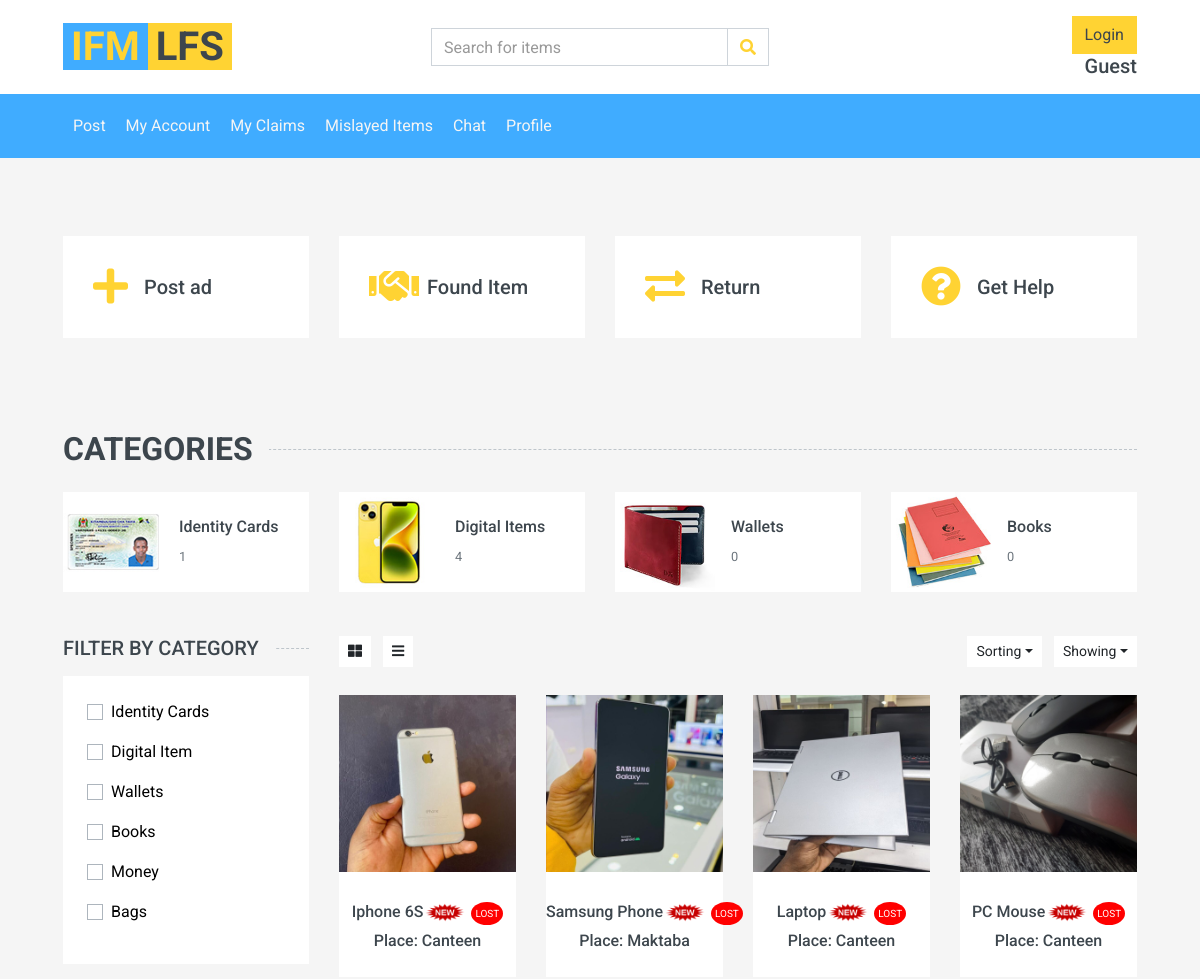
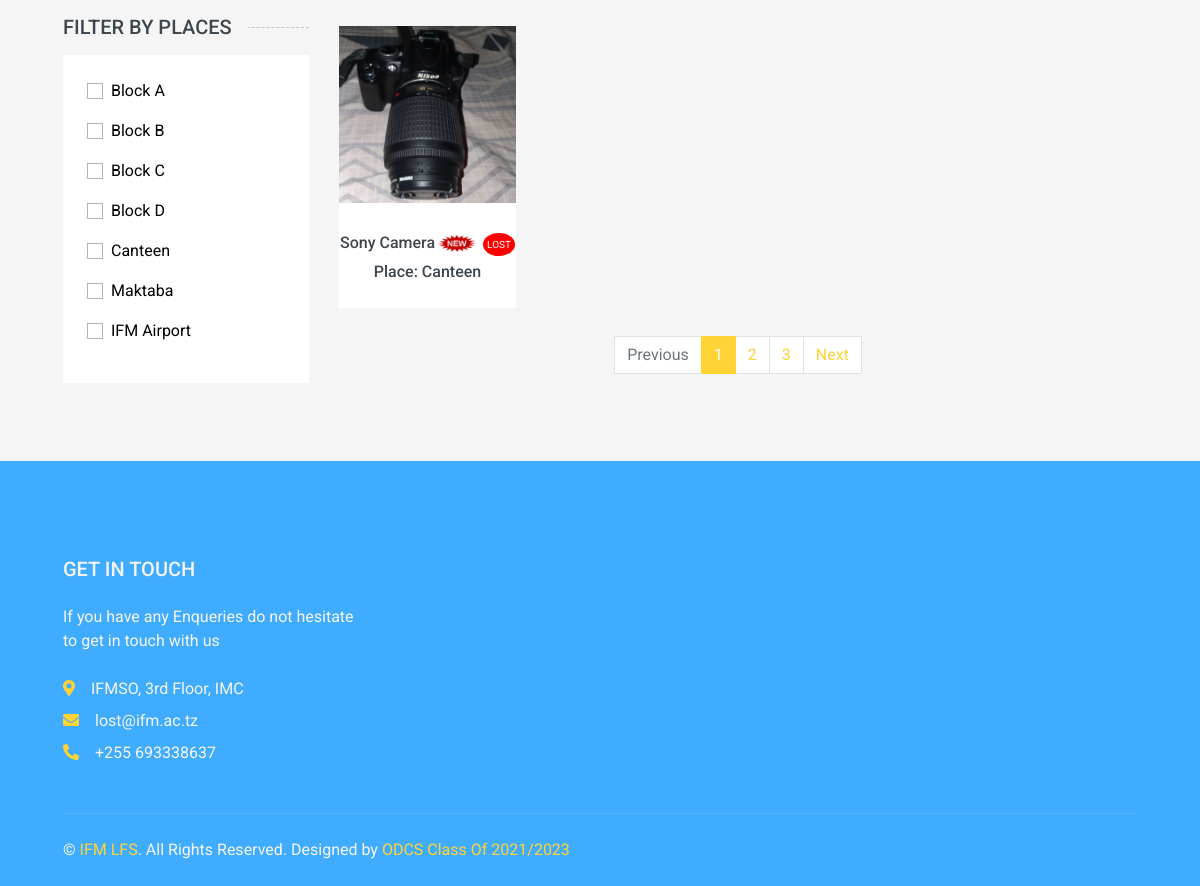
The page /items.php on the database its author committed (2 pictures, top to bottom).
### tables this page shows
CREATE TABLE `categories` (
  `id` int(11) NOT NULL AUTO_INCREMENT,
  `category_name` varchar(50) NOT NULL,
  `link` varchar(50) NOT NULL,
  PRIMARY KEY (`id`)
);

CREATE TABLE `places` (
  `id` int(11) NOT NULL AUTO_INCREMENT,
  `place_name` varchar(50) NOT NULL,
  PRIMARY KEY (`id`)
);

CREATE TABLE `items` (
  `item_id` int(11) NOT NULL AUTO_INCREMENT,
  `item_name` varchar(255) DEFAULT NULL,
  `category` varchar(255) DEFAULT NULL,
  `description` varchar(255) DEFAULT NULL,
  `postedby` int(11) DEFAULT NULL,
  `location_found` varchar(255) DEFAULT NULL,
  `location_lost` varchar(255) DEFAULT NULL,
  `date_found` varchar(255) DEFAULT NULL,
  `date_lost` varchar(255) DEFAULT NULL,
  `owner_name` varchar(255) DEFAULT NULL,
  `owner_contact` varchar(255) DEFAULT NULL,
  `claimed` tinyint(1) DEFAULT 0,
  `foundby` int(11) DEFAULT NULL,
  `type` varchar(255) DEFAULT NULL,
  `claimed_by` int(11) DEFAULT NULL,
  `status` int(11) DEFAULT 0,
  `claimed_date` date DEFAULT NULL,
  `image` varchar(255) DEFAULT NULL,
  PRIMARY KEY (`item_id`),
  KEY `postedby` (`postedby`),
  KEY `claimed_by` (`claimed_by`),
  KEY `foundby` (`foundby`),
  CONSTRAINT `items_ibfk_1` FOREIGN KEY (`postedby`) REFERENCES `users` (`id`),
  CONSTRAINT `items_ibfk_2` FOREIGN KEY (`claimed_by`) REFERENCES `users` (`id`),
  CONSTRAINT `items_ibfk_3` FOREIGN KEY (`foundby`) REFERENCES `users` (`id`)
);

### items.php (the view, shortened to what the rows shown need)
<!DOCTYPE html>
<html lang="en">
<head>
    <link href="https://cdnjs.cloudflare.com/ajax/libs/font-awesome/5.10.0/css/all.min.css" rel="stylesheet">
    <link href="lib/animate/animate.min.css" rel="stylesheet">
    <link href="lib/owlcarousel/assets/owl.carousel.min.css" rel="stylesheet">
    <link href="css/style.css" rel="stylesheet">
</head>
<body>
    <div class="container-fluid pt-5">
        <div class="row px-xl-5 pb-3">
            <div class="col-lg-3 col-md-6 col-sm-12 pb-1">
                <div class="d-flex align-items-center bg-light mb-4" style="padding: 30px;">
                    <a href="post.php"><h1 class="fa fa-plus text-primary m-0 mr-3"></h1></a>
                </div>
            </div>
            <div class="col-lg-3 col-md-6 col-sm-12 pb-1">
                <div class="d-flex align-items-center bg-light mb-4" style="padding: 30px;">
                    <a href="#"><h1 class="fa fa-handshake text-primary m-0 mr-2"></h1></a>
                </div>
            </div>
            <div class="col-lg-3 col-md-6 col-sm-12 pb-1">
                <div class="d-flex align-items-center bg-light mb-4" style="padding: 30px;">
                    <a href="#"><h1 class="fas fa-exchange-alt text-primary m-0 mr-3"></h1></a>
                </div>
            </div>
            <div class="col-lg-3 col-md-6 col-sm-12 pb-1">
                <div class="d-flex align-items-center bg-light mb-4" style="padding: 30px;">
                    <a href="#"><h1 class="fa fa-question-circle text-primary m-0 mr-3"></h1></a>
                </div>
            </div>
        </div>
    </div>
    <div class="container-fluid pt-5">
        <h2 class="section-title position-relative text-uppercase mx-xl-5 mb-4"><span class="bg-secondary pr-3">Categories</span></h2>
    </div>
    <div class="container-fluid">
        <div class="row px-xl-5">
            <div class="col-lg-3 col-md-4">
                <div class="bg-light p-4 mb-30">
                    <form>
                    <?php
                    include 'helpers/dbcon.inc.php';
                    $query = "SELECT * FROM categories";
                    $res = $conn->query($query);
                    while($row = mysqli_fetch_assoc($res)){
                        $category_name = $row['category_name'];
                        echo "<div class='custom-control custom-checkbox d-flex align-items-center justify-content-between mb-3'>
                        <a href='items.php?sortedby=$category_name' style='color:black'><p class='custom-control-label' for='price-all'>$category_name</p></a>
                        </div>";
                    }
                    ?>
                    </form>
                </div>
                <div class="bg-light p-4 mb-30">
                    <form>
                    <?php
                    include 'helpers/dbcon.inc.php';
                    $query = "SELECT * FROM places";
                    $res = $conn->query($query);
                    while($row = mysqli_fetch_assoc($res)){
                        $place = $row['place_name'];
                        echo "<div class='custom-control custom-checkbox d-flex align-items-center justify-content-between mb-3'>
                        <a href='items.php?sortedbyplace=$place' style='color:black'><p class='custom-control-label' for='price-all'>$place</p></a>
                        </div>";
                    }
                    ?>
                    </form>
                </div>
            </div>
            <div class="col-lg-9 col-md-8">
                <div class="row pb-3">
                    <?php
        include 'helpers/dbcon.inc.php';
        $query = '';
        if(isset($_GET['sortedby'])){
                $sort = mysqli_real_escape_string($conn, $_GET['sortedby']);
                $query = "SELECT * FROM items WHERE category = '$sort'";
        }else if(isset($_GET['sortedbyplace'])){
                $sort = mysqli_real_escape_string($conn, $_GET['sortedbyplace']);
                $query = "SELECT * FROM items WHERE location_found = '$sort' OR location_lost = '$sort'";
             }else{
              $query = "SELECT * FROM items";
             }
        $res = $conn->query($query);
        while($row = mysqli_fetch_assoc($res)){
            echo '<div class="col-lg-3 col-md-4 col-sm-6 pb-1">
                <div class="product-item bg-light mb-4">
                    <div class="product-img position-relative overflow-hidden">
                        <img class="img-fluid w-100" src="' . $row["image"] .' " alt="">
                        <div class="product-action">
                            <a class="btn btn-outline-dark btn-square" href="detail.php?id='.$row["item_id"].'"><i class="fa fa-search"></i></a>
                        </div>
                    </div>
                    <div class="text-center py-4">
                        <a class="h6 text-decoration-none text-truncate" href="">' . $row["item_name"] .'<img src="img/new_flash.gif" width="44px" height="33px"> </a><span class="lost-badge">Lost</span><br>
                        <a class="h6 text-decoration-none text-truncate" href="">' . 'Place: '.$row["location_found"] .' </a>
                    </div>
                </div>
            </div>';
        }
            ?>
                </div>
            </div>
        </div>
    </div>
</body>
</html>

### rows shown on the page
categories: category_name "Identity Cards"
categories: category_name "Digital Item"
categories: category_name "Wallets"
categories: category_name "Books"
categories: category_name "Money"
categories: category_name "Bags"
places: place_name "Block A"
places: place_name "Block B"
places: place_name "Block C"
places: place_name "Block D"
places: place_name "Canteen"
places: place_name "Maktaba"
places: place_name "IFM Airport"
items: image (picture), item_name "Iphone 6S", location_found "Canteen"
items: image (picture), item_name "Samsung Phone", location_found "Maktaba"
items: image (picture), item_name "Laptop", location_found "Canteen"
items: image (picture), item_name "PC Mouse", location_found "Canteen"
items: image (picture), item_name "Sony Camera", location_found "Canteen"

### other values the page prints
$count "1"
$count "4"
$count "0"
